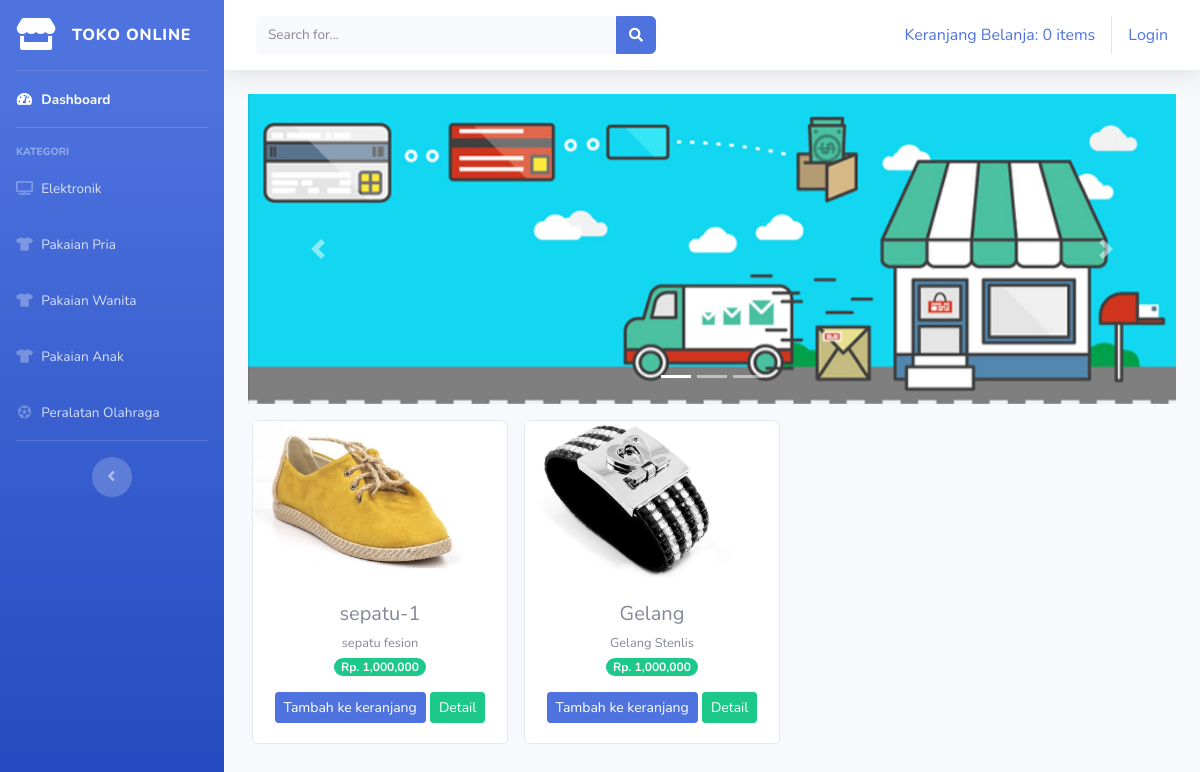
Screenshot of /index.php/kategori/pakaian_wanita with the database file from the repository.
### tables this page shows
CREATE TABLE `tb_barang` (
  `id_brg` int(11) NOT NULL,
  `nama_brg` varchar(120) NOT NULL,
  `keterangan` varchar(225) NOT NULL,
  `kategori` varchar(60) NOT NULL,
  `harga` int(11) NOT NULL,
  `stok` int(4) NOT NULL,
  `gambar` text NOT NULL
);

### application/controllers/kategori.php (called while the page is built, shortened)
<?php
class Kategori extends CI_Controller{
      public function pakaian_wanita()
     {
         $data['pakaian_wanita'] = $this->model_kategori->data_pakaian_wanita()->result();
         $this->load->view('templates/header');
         $this->load->view('templates/sidebar');
         $this->load->view('pakaian_wanita', $data);
         $this->load->view('templates/footer');
     }
}

### index.php (called while the page is built, shortened)
<?php
require_once BASEPATH.'core/CodeIgniter.php';

### application/models/model_kategori.php (called while the page is built, shortened)
<?php
class Model_kategori extends CI_Model {
    public function data_pakaian_wanita(){
      return  $this->db->get_where("tb_barang", ['kategori' => 'pakaian wanita']);
    }
}

### application/views/pakaian_wanita.php (the view, shortened to what this page needs)
<div class="container-fluid">
     <div id="crauselExampeleIndicators" class="carousel sled" data-ride="carousel">
         <ol class="carousel-indicators">
             <li data-target="#crauselExampeleIndicators" data-slide-to="0" class="active"></li>
             <li data-target="#crauselExampeleIndicators" data-slide-to="1" ></li>
             <li data-target="#crauselExampeleIndicators" data-slide-to="2" ></li>
         </ol>
         <div class="carousel-inner">
           <div class="carousel-item active">
              <img src="<?php echo base_url('assets/img/slider1.jpg') ?>" class="d-block w-100" alt="...">
           </div>
         </div>
            <a class="carousel-control-prev" href="#crauselExampeleIndicators" role="button" data-slide="prev">
                <span class="carousel-control-prev-icon" aria-hidden="true"></span>
            </a>
            <a class="carousel-control-next" href="#crauselExampeleIndicators" role="button" data-slide="next">
                <span class="carousel-control-next-icon" aria-hidden="true"></span>
            </a>
     </div>
      <div class="row text-center mt-3" >
      <?php foreach($pakaian_wanita as $brg) : ?>
         <div class="card ml-3 mb-3" style="width: 16rem;" >
         <img  style="width: 220px;" src="<?php echo base_url().'/uploads/'.$brg->gambar ?>" >
         <div class="card-body">
             <h5 class="card-title mb-1"><?php echo $brg->nama_brg ?></h5>
             <small><?php echo $brg->keterangan ?></small><br>
             <span class="badge badge-pill badge-success mb-3">Rp. <?php echo number_format($brg->harga);  ?>
            </span>
            <?php echo anchor('dashboard/tambah_ke_keranjang/'.$brg->id_brg, '<div class="btn btn-sm btn-primary">Tambah ke keranjang</div>')?>
            <?php echo anchor('dashboard/detail/'.$brg->id_brg, '<div class="btn btn-sm btn-success">Detail</div>')?>
         </div>
         </div>
      <?php endforeach; ?>
      </div>
</div>

### rows the page displays
tb_barang: gambar (picture), nama_brg "sepatu-1", keterangan "sepatu fesion", harga "1,000,000", id_brg "Tambah ke keranjang", id_brg "Detail"
tb_barang: gambar (picture), nama_brg "Gelang", keterangan "Gelang Stenlis", harga "1,000,000", id_brg "Tambah ke keranjang", id_brg "Detail"

### other values shown
anchor('dashboard/detail_keranjang', $keranjang) "Keranjang Belanja: 0 items"
anchor('auth/login','Login') "Login"
